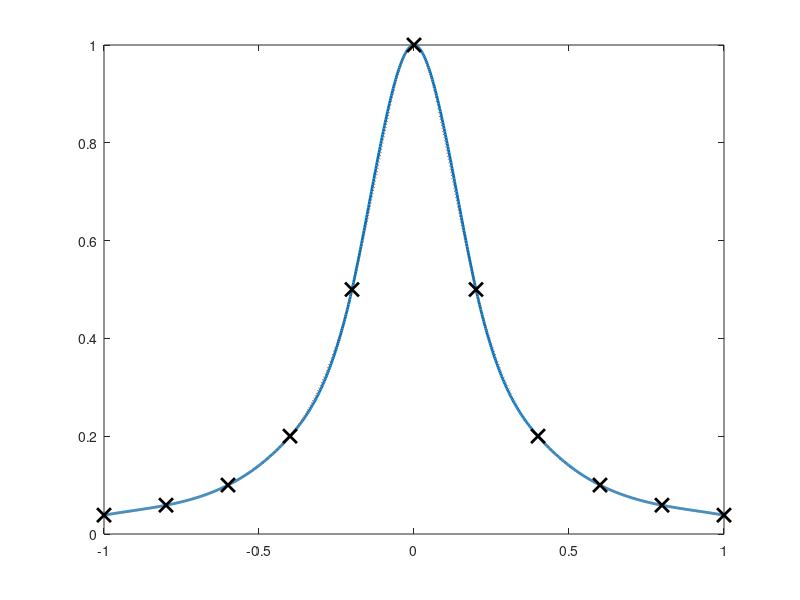

The MATLAB script that drew this image: (Note: this script raises an error after producing the figure.)
n = 11;
x = linspace(-1,1,n)';
y = 1./(1+25*x.^2); 

fspline = spline(x,y); % Define spline interpolant function

xplot = linspace(-1,1,1000); % Define plotting domain
yexact = 1./(1+25*xplot.^2); 
ysplineinterp = ppval(fspline,xplot);
err_interp = max(abs(yexact-ysplineinterp));
disp(err_interp)

figure(5); clf
plot(xplot,ysplineinterp,'linewidth',2); hold on
plot(xplot,yexact,':'); 
plot(x,y,'kx','MarkerSize',10,'linewidth',2); hold on;
for i = 1:length(x)
   plot([x(i),x(i)],[0 1],'Color',[0 0 0 0.2],'LineWidth',1); 
end

hold off
xlabel('$x$','interpreter','LaTex'); 
ylabel('$y$ ','interpreter','LaTex'); 
legend('Spline interpolant','Exact function','Data points','Location','nw')
set(gca,'fontsize',10); 
title('Spline interpolation P(x) and exact function f(x)')

figure(6); clf
plot(xplot,abs(yexact-ysplineinterp),'linewidth',2); hold on
plot(x,zeros(size(x)),'kx','MarkerSize',10); hold off
xlabel('$x$','interpreter','LaTex'); 
ylabel('Absolute Error ','interpreter','LaTex'); 
set(gca,'fontsize',10); 
title('Absolute difference between P(x) and f(x)')